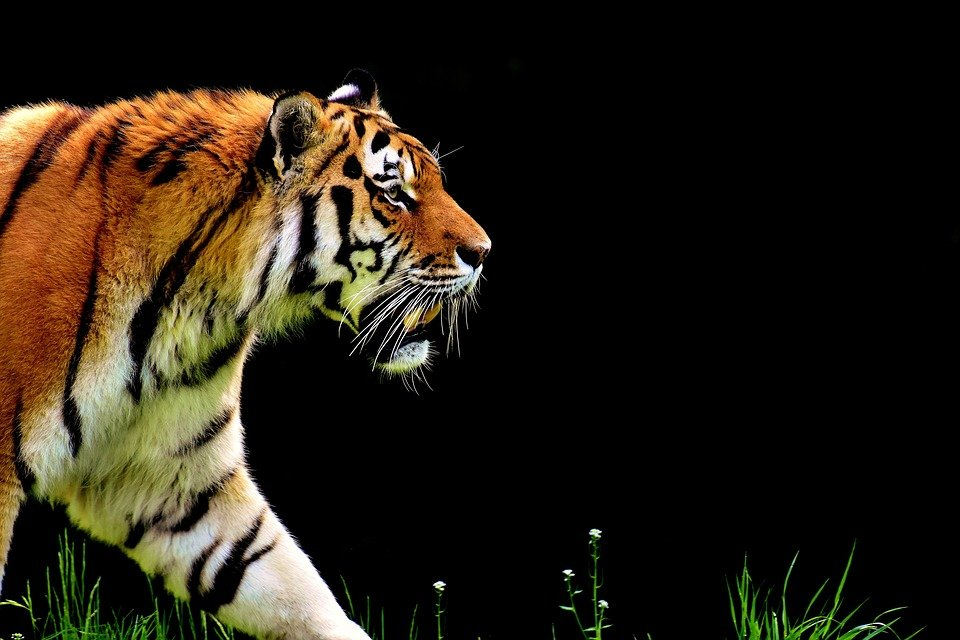
#> input picture practice1Checkerboard/Tigre.jpg, 960 x 640 px
$ python showColorChannels.py
#> lines starting #> are read from the running program, lines starting #| are printed output that depends on the picture
import cv2
import numpy as np
import matplotlib.pyplot as plt

img = cv2.imread("Tigre.jpg", cv2.IMREAD_COLOR)
#> img is the input picture: shape (640, 960, 3); mean B, G, R 20.2, 32.2, 39.5
cv2.imshow('H channel', img[:, :, 0])
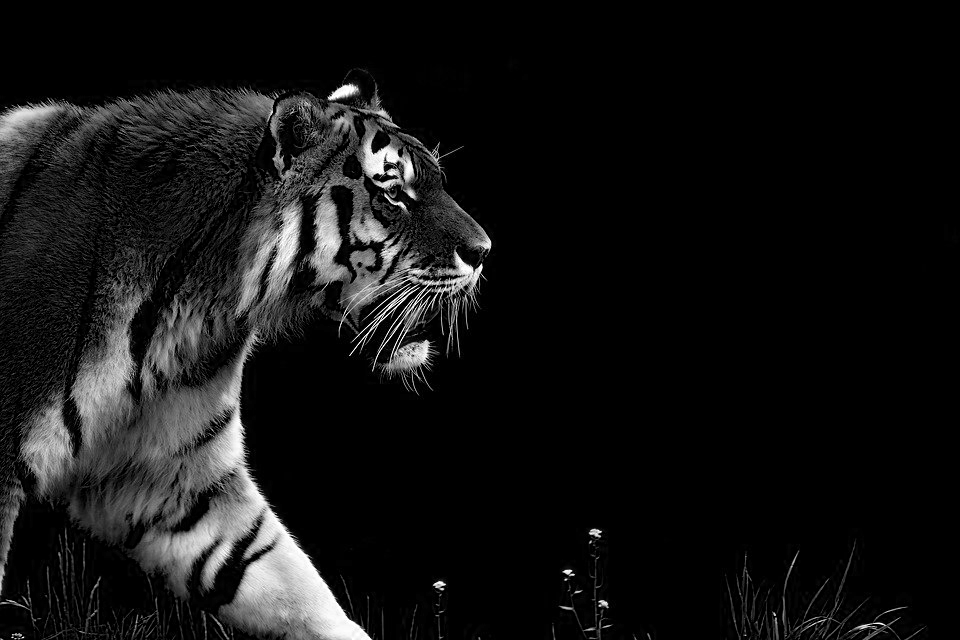
#> window 'H channel': shape (640, 960); min 0, max 255, mean 20.2
cv2.imshow('S channel', img[:, :, 1])
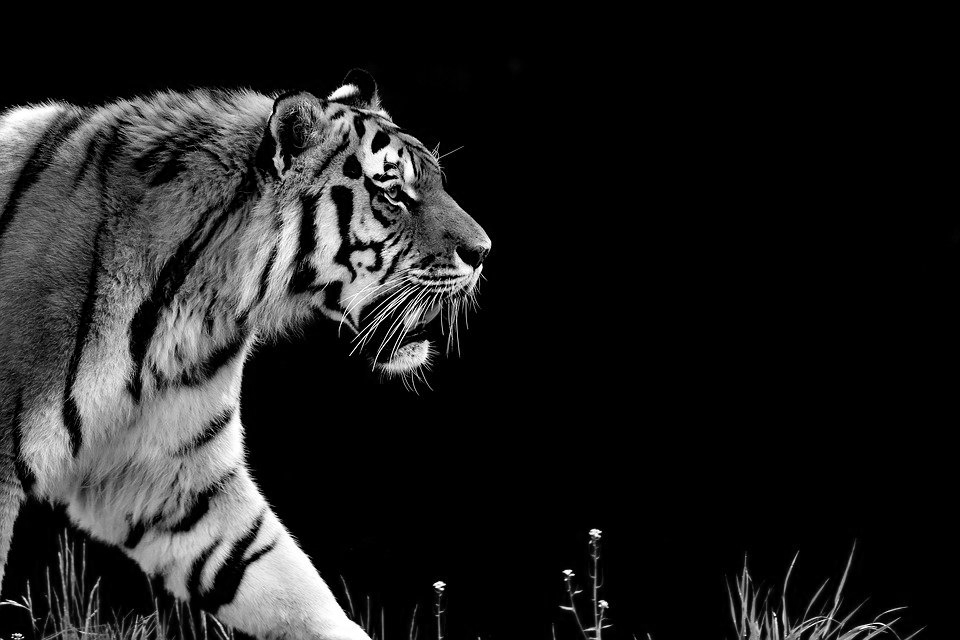
#> window 'S channel': shape (640, 960); min 0, max 255, mean 32.2
cv2.imshow('V channel', img[:, :, 2])
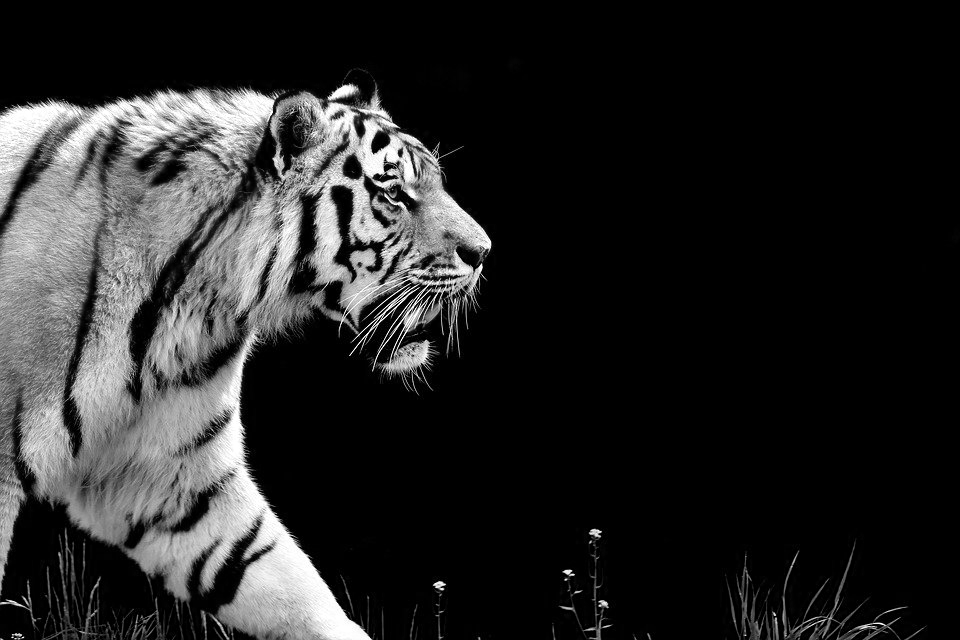
#> window 'V channel': shape (640, 960); min 0, max 255, mean 39.5

$ run again, with practice1Checkerboard/Todas las transformaciones de goku.jpg copied over practice1Checkerboard/Tigre.jpg
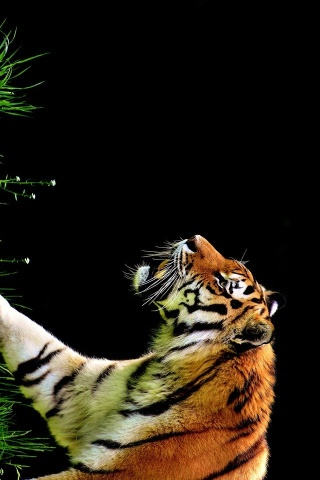
#> input picture practice1Checkerboard/Todas las transformaciones de goku.jpg, 320 x 480 px
#> img is the input picture: shape (480, 320, 3); mean B, G, R 20.5, 32.2, 39.5
#> `cv2.imshow('H channel', img[:, :, 0])`:
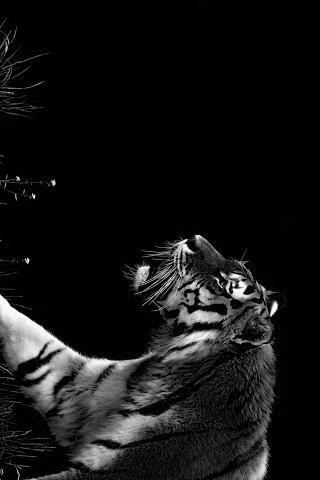
#> window 'H channel': shape (480, 320); min 0, max 255, mean 20.5
#> `cv2.imshow('V channel', img[:, :, 2])`:
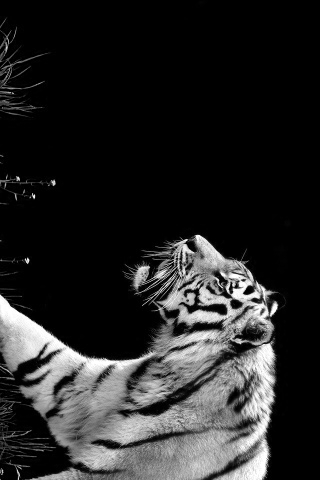
#> window 'V channel': shape (480, 320); min 0, max 255, mean 39.5
